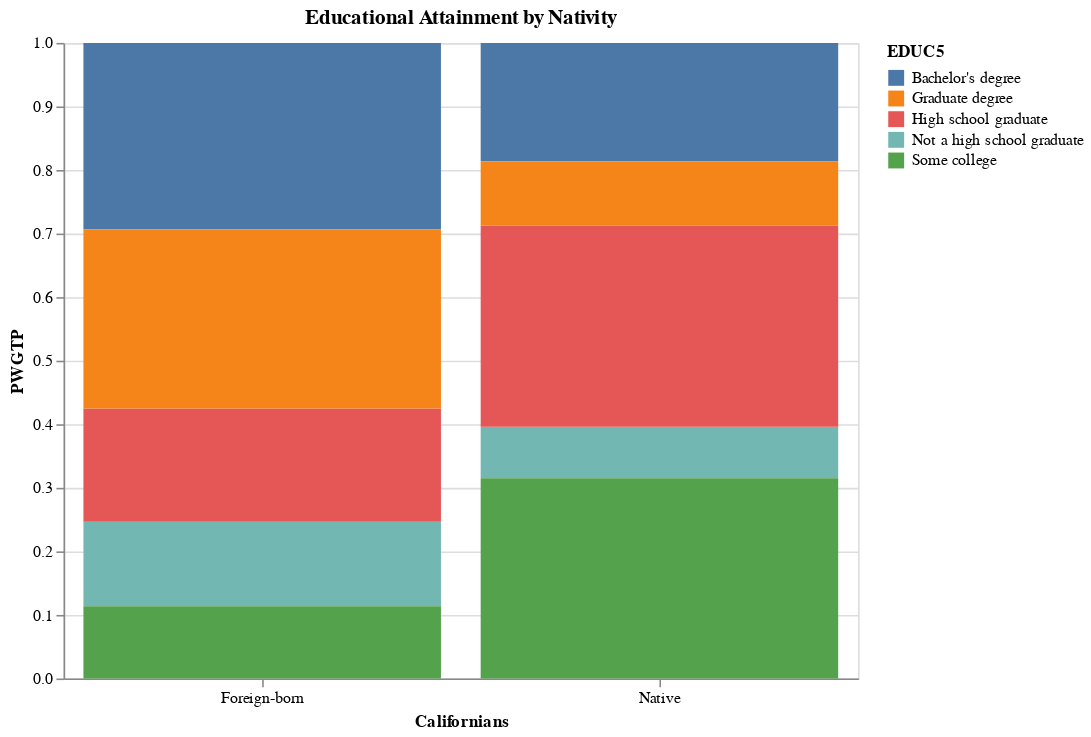

Source (notebook cell):
### Markdown cell above
It's very easy to customize it further too. For example, if you want to customize your X-axis you can use `alt.X()` instead of assigning a string directly to X:

### Code cell
alt.Chart(data = data).mark_bar().encode(
    x = alt.X('NATIVITY', axis = alt.Axis(labelAngle=0, title = "Californians")),
    y = 'PWGTP',
    color = 'EDUC5',
).properties(
    title = "Educational Attainment by Nativity",
    height = 400,
    width = 500,
)

### Figure 1 — Vega-Lite specification as saved in the notebook (floating-point values rounded to 4 significant figures)
{"$schema": "https://vega.github.io/schema/vega-lite/v2.6.0.json", "config": {"view": {"height": 300, "width": 400}}, "data": {"name": "data-3e8c3cc37abb1deed40771a873cc5cea"}, "datasets": {"data-3e8c3cc37abb1deed40771a873cc5cea": [{"EDUC5": "Not a high school graduate", "NATIVITY": "Foreign-born", "PWGTP": 0.1328}, {"EDUC5": "High school graduate", "NATIVITY": "Foreign-born", "PWGTP": 0.1783}, {"EDUC5": "Some college", "NATIVITY": "Foreign-born", "PWGTP": 0.1138}, {"EDUC5": "Bachelor's degree", "NATIVITY": "Foreign-born", "PWGTP": 0.2931}, {"EDUC5": "Graduate degree", "NATIVITY": "Foreign-born", "PWGTP": 0.282}, {"EDUC5": "Not a high school graduate", "NATIVITY": "Native", "PWGTP": 0.08089}, {"EDUC5": "High school graduate", "NATIVITY": "Native", "PWGTP": 0.3167}, {"EDUC5": "Some college", "NATIVITY": "Native", "PWGTP": 0.3152}, {"EDUC5": "Bachelor's degree", "NATIVITY": "Native", "PWGTP": 0.186}, {"EDUC5": "Graduate degree", "NATIVITY": "Native", "PWGTP": 0.1012}]}, "encoding": {"color": {"field": "EDUC5", "type": "nominal"}, "x": {"axis": {"labelAngle": 0, "title": "Californians"}, "field": "NATIVITY", "type": "nominal"}, "y": {"field": "PWGTP", "type": "quantitative"}}, "height": 400, "mark": "bar", "title": "Educational Attainment by Nativity", "width": 500}
